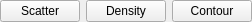
<?xml version="1.0" encoding="UTF-8"?>
<ui version="4.0">
 <class>RenderModeWidget</class>
 <widget class="QWidget" name="RenderModeWidget">
  <property name="geometry">
   <rect>
    <x>0</x>
    <y>0</y>
    <width>225</width>
    <height>22</height>
   </rect>
  </property>
  <property name="sizePolicy">
   <sizepolicy hsizetype="Preferred" vsizetype="Preferred">
    <horstretch>0</horstretch>
    <verstretch>0</verstretch>
   </sizepolicy>
  </property>
  <property name="maximumSize">
   <size>
    <width>225</width>
    <height>16777215</height>
   </size>
  </property>
  <property name="windowTitle">
   <string>Form</string>
  </property>
  <layout class="QHBoxLayout" name="horizontalLayout">
   <property name="leftMargin">
    <number>0</number>
   </property>
   <property name="topMargin">
    <number>0</number>
   </property>
   <property name="rightMargin">
    <number>0</number>
   </property>
   <property name="bottomMargin">
    <number>0</number>
   </property>
   <item>
    <widget class="QPushButton" name="scatterPlotPushButton">
     <property name="minimumSize">
      <size>
       <width>0</width>
       <height>22</height>
      </size>
     </property>
     <property name="maximumSize">
      <size>
       <width>16777215</width>
       <height>22</height>
      </size>
     </property>
     <property name="toolTip">
      <string>Set render mode to scatter plot</string>
     </property>
     <property name="text">
      <string>Scatter</string>
     </property>
     <property name="checkable">
      <bool>true</bool>
     </property>
    </widget>
   </item>
   <item>
    <widget class="QPushButton" name="densityPlotPushButton">
     <property name="minimumSize">
      <size>
       <width>0</width>
       <height>22</height>
      </size>
     </property>
     <property name="maximumSize">
      <size>
       <width>16777215</width>
       <height>22</height>
      </size>
     </property>
     <property name="toolTip">
      <string>Set render mode to density plot</string>
     </property>
     <property name="text">
      <string>Density</string>
     </property>
     <property name="checkable">
      <bool>true</bool>
     </property>
    </widget>
   </item>
   <item>
    <widget class="QPushButton" name="contourPlotPushButton">
     <property name="minimumSize">
      <size>
       <width>0</width>
       <height>22</height>
      </size>
     </property>
     <property name="maximumSize">
      <size>
       <width>16777215</width>
       <height>22</height>
      </size>
     </property>
     <property name="toolTip">
      <string>Set render mode to contour plot</string>
     </property>
     <property name="text">
      <string>Contour</string>
     </property>
     <property name="checkable">
      <bool>true</bool>
     </property>
    </widget>
   </item>
  </layout>
 </widget>
 <resources/>
 <connections/>
</ui>
